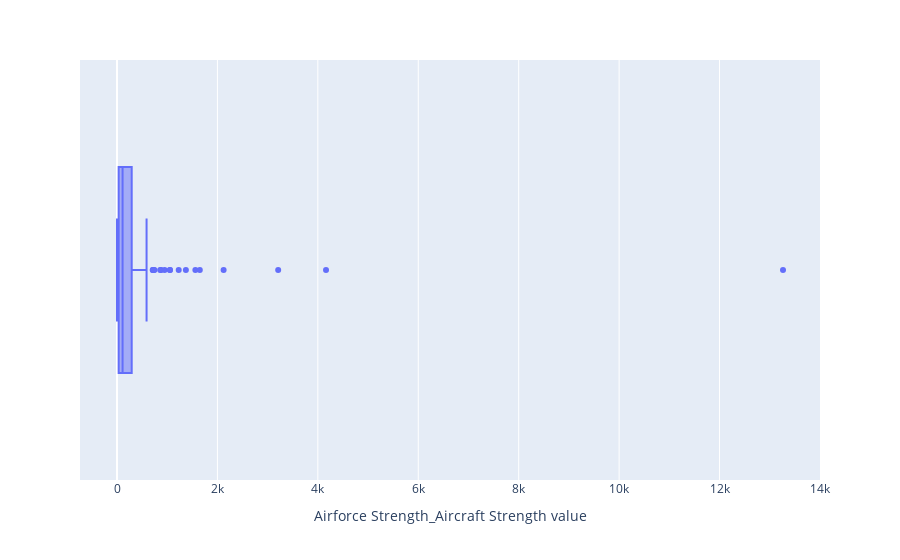

Write notebook code for a chart like this one.
### Code cell
fig = px.box(df, x = df["Airforce Strength_Aircraft Strength value"],
             hover_name=df["2020 ranking_country"])
fig.show()

### Figure 1 — Plotly figure (JSON) as saved in the notebook; plotly's stock layout.template omitted (floating-point values rounded to 4 significant figures; data arrays with more than 128 entries replaced by an {"elided": "..."} marker saying what was removed)
{"data": [{"alignmentgroup": "True", "hovertemplate": "<b>%{hovertext}</b><br><br>Airforce Strength_Aircraft Strength value=%{x}<extra></extra>", "hovertext": {"elided": "138 str values"}, "legendgroup": "", "marker": {"color": "#636efa"}, "name": "", "notched": false, "offsetgroup": "", "orientation": "h", "showlegend": false, "type": "box", "x": {"elided": "138 int values"}, "x0": " ", "xaxis": "x", "y0": " ", "yaxis": "y"}], "layout": {"boxmode": "group", "legend": {"tracegroupgap": 0}, "margin": {"t": 60}, "xaxis": {"anchor": "y", "domain": [0, 1], "title": {"text": "Airforce Strength_Aircraft Strength value"}}, "yaxis": {"anchor": "x", "domain": [0, 1]}}}
